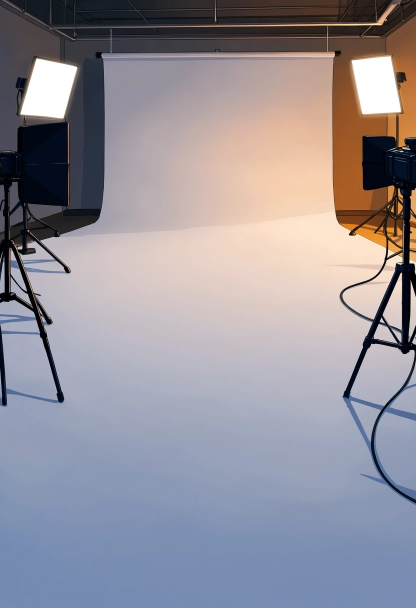
#> input picture projects/hoshino-akari/play/assets/bg/bg_photo_studio_hidden.webp, 832 x 1216 px (shown at 1/2 size)
$ python -i batch_cutout.py   (imports and definitions only)
#> lines starting #> are read from the running program, lines starting #| are printed output that depends on the picture; after the words box and inside, x2 and y2 are one past the last pixel; in counts of white or black regions, pixels touching at a corner belong together
#!/usr/bin/env python3
# -*- coding: utf-8 -*-
"""
batch_cutout.py — 批次白底去背 + QC + 頭髮 alpha review（本機工具，非破壞）

把已驗證的單張流程整理成可批次、可 review、可重跑的 CLI：
  pass1  邊界連通白底移除
  pass2  內部負空間白洞移除（保留圍巾/口罩/連帽衣/鞋/rim light）
  hair   頭髮 alpha review（只標記紅/黃/青，不自動改 alpha）

設計原則（本輪明確邊界）：
  - 不重畫、不用 AI、不改 RGB 角色本體、canvas 尺寸不變、feather 維持已驗證版本
  - 不更新 manifest、不接遊戲、不放回 approved、不覆蓋原圖或既有成果
  - 全部輸出到 gitignored 的 generated 區

用法：
  python batch_cutout.py --input <dir> --output <dir>           # 主：掃描資料夾
  python batch_cutout.py --files a.png,b.png --output <dir>     # 選用：明確檔案清單
  python batch_cutout.py --filelist list.txt --output <dir>    # 選用：清單檔（每行一路徑）
  python batch_cutout.py --input <dir> --glob "*v002*.png" --output <dir>
  可選：--batch-name NAME  --overwrite  --no-hair  --quiet

門檻值集中於下方 CONFIG，日後要調只改這裡。
"""

import argparse
import csv
import glob as globmod
import json
import os
import sys

import numpy as np
from PIL import Image
from scipy import ndimage

# ============================== CONFIG（已驗證門檻，集中於此） ==============================
CFG = {
    # --- pass1：white 偵測 ---
    "white_min": 244,          # near-white：min channel >= 此值
    "white_sat": 14,           # near-white：max-min <= 此值（低飽和）

    # --- pass2：內部負空間白洞（只刪確定是背景的封閉洞，保護髮絲/rim/圍巾/鞋） ---
    "p2_min_area": 250,        # 元件最小面積
    "p2_flat_std": 1.5,        # 灰階 std 必須 < 此值（背景極平）
    "p2_min_bright": 248,      # 平均亮度 >= 此值
    "p2_color_dist": 6.0,      # 與背景白色距離 < 此值
    "p2_min_med_dist": 30,     # 到外背景的 median 距離 >= 此值（深藏=真洞；rim light 很淺被排除）

    # --- feather（輕羽化，已驗證版本） ---
    "feather_sigma": 0.8,
    "feather_resolidify_above": 250,

    # --- 合成背景色 ---
    "bg_dark": (25, 28, 34),
    "bg_mid": (128, 128, 128),
    "checker_a": (200, 200, 200),
    "checker_b": (120, 120, 120),
    "checker_size": 24,

    # --- hair review：候選偵測 ---
    "hair_dark_lt": 95,        # 暗髮/帽偵測：gray < 此值
    "hair_roi_dilate": 20,     # 頭髮 ROI 外擴
    "hair_near_dilate": 8,     # 候選需在暗髮附近此 px 內
    "hair_bg_edge_dilate": 2,  # 或在去背邊界此 px 內（髮尾 halo）
    "hair_bright": 228,        # 候選亮度 >= 此值
    "hair_sat": 26,            # 候選 max-min <= 此值
    "hair_min_area": 3,

    # --- hair review：紅/黃/青分類（已驗證規則） ---
    "hair_cyan_elong": 3.0,    # 細長 → rim/髮絲高光（青，保留）
    "hair_cyan_warm": 0.5,     # 暖色比例 >= → rim light（青）
    "hair_cyan_deep_dist": 30, # 深藏髮內 dist > → 髮絲高光（青）
    "hair_yellow_edge_dist": 2,# dmin <= → 髮緣 halo（黃，人判）
    "hair_red_elong_lt": 2.0,  # 紅：緊湊
    "hair_red_dmed_lo": 4,     # 紅：4 <= dmed <= 30
    "hair_red_dmed_hi": 30,
    "hair_red_std_lt": 7,      # 紅：std < 此值

    # --- recommended_status 分級 ---
    "status_autopass_red_max": 0,
    "status_autopass_yellow_max": 2,
    "status_fast_red_max": 3,
    "status_fast_total_max": 8,

    # --- 期望尺寸（用於 size 異常 warning；不符仍跑） ---
    "expected_dims": {"full": (832, 1216), "bust": (910, 904)},
}

# 標記色
RED = np.array([235, 30, 40], np.uint8)
YEL = np.array([245, 220, 30], np.uint8)
CYN = np.array([0, 210, 235], np.uint8)

# 整批報表保留檔名（per-image json 不可與這些撞名，否則會被整批報表覆蓋）
RESERVED_REPORT_STEMS = {"summary"}


# ============================== 檔名解析 ==============================
# [22 lines left out: function parse_meta, not called in this run]


# ============================== 核心影像處理 ==============================
def near_white(rgb):
    mx = rgb.max(2).astype(np.int16)
    mn = rgb.min(2).astype(np.int16)
    return (mn >= CFG["white_min"]) & ((mx - mn) <= CFG["white_sat"])


def compute_alpha(rgb):
    """pass1 + pass2 + feather。回傳 alpha(uint8) 與統計 dict。"""
    h, w = rgb.shape[:2]
    white = near_white(rgb)

    # pass1：邊界連通白底
    lbl, _ = ndimage.label(white)
    border_ids = set(np.unique(np.concatenate([lbl[0, :], lbl[-1, :], lbl[:, 0], lbl[:, -1]])))
    border_ids.discard(0)
    bg1 = np.isin(lbl, list(border_ids))
    bg_color = rgb[bg1].mean(0) if bg1.any() else np.array([252.0, 252.0, 252.0])

    # pass2：內部負空間白洞
    dist = ndimage.distance_transform_edt(~bg1)
    interior = white & (~bg1)
    ilbl, ni = ndimage.label(interior)
    gray = rgb.mean(2)
    bg2 = np.zeros_like(bg1)
    removed = []
    for i in range(1, ni + 1):
        m = ilbl == i
        sz = int(m.sum())
        if sz < CFG["p2_min_area"]:
            continue
        st = float(gray[m].std())
        br = float(gray[m].mean())
        if st >= CFG["p2_flat_std"] or br < CFG["p2_min_bright"]:
            continue
        cdist = float(((rgb[m].mean(0) - bg_color) ** 2).sum() ** 0.5)
        if cdist > CFG["p2_color_dist"]:
            continue
        med = float(np.median(dist[m]))
        if med < CFG["p2_min_med_dist"]:
            continue
        bg2[m] = True
        removed.append({"size": sz, "std": round(st, 2), "median_dist": round(med, 1)})

    bg = bg1 | bg2
    alpha = np.where(bg, 0, 255).astype(np.uint8)
    # feather（已驗證）
    af = ndimage.gaussian_filter(alpha.astype(np.float32), CFG["feather_sigma"])
    alpha = np.minimum(alpha, af.round().astype(np.uint8))
    alpha = np.where((~bg) & (af > CFG["feather_resolidify_above"]), 255, alpha).astype(np.uint8)

    stats = {
        "pass1_removed_ratio": round(float(bg1.mean()), 4),
        "pass2_removed_components": len(removed),
        "pass2_removed_pixels": int(bg2.sum()),
        "pass2_detail": removed,
    }
    return alpha, bg1, bg2, white, stats


# ============================== QC 合成 ==============================
def _over(rgb, alpha, bg):
    a = (alpha / 255.0)[..., None]
    return (rgb.astype(np.float32) * a + np.array(bg, np.float32) * (1 - a)).round().astype(np.uint8)


# [21 lines left out: functions _checker, make_qc, not called in this run]


# ============================== hair review ==============================
def _skin(rgb):
    r, g, b = [rgb[..., i].astype(int) for i in range(3)]
    return (r > 150) & (r >= g) & (g >= b) & ((r - b) > 12) & ((r - b) < 90)


def _warm(rgb):
    return (rgb[..., 0].astype(int) - rgb[..., 2].astype(int)) >= 8


# [299 lines left out: functions hair_review, classify, save_png, save_json, process_one, collect_inputs and 1 more, not called in this run]


# [2 lines not run here, left out]

>>> import cv2
>>> picture = cv2.imread('../../projects/hoshino-akari/play/assets/bg/bg_photo_studio_hidden.webp')
#> picture is the input picture: shape (1216, 832, 3); mean B, G, R 153.5, 144.8, 148.6
>>> result = compute_alpha(picture)
#> in near_white, `mx = rgb.max(2).astype(np.int16)`:
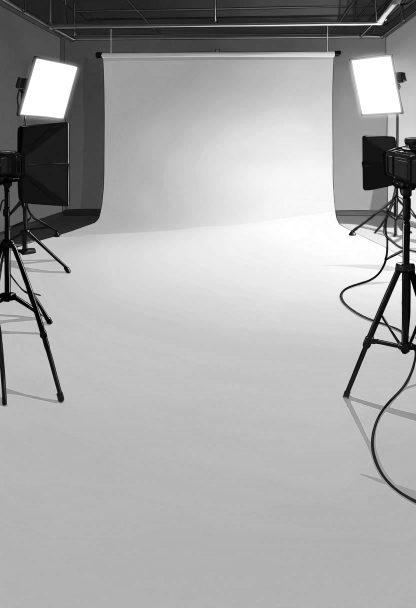
#> mx: shape (1216, 832) int16 (shown at 1/2 size); min 0, max 255, mean 167.5
#> in near_white, `mn = rgb.min(2).astype(np.int16)`:
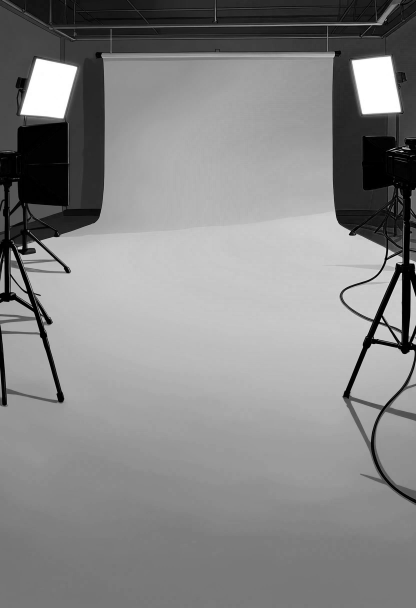
#> mn: shape (1216, 832) int16 (shown at 1/2 size); min 0, max 255, mean 133.9
#> in near_white, `return (mn >= CFG["white_min"]) & ((mx - mn) <= CFG["white_sat"])`:
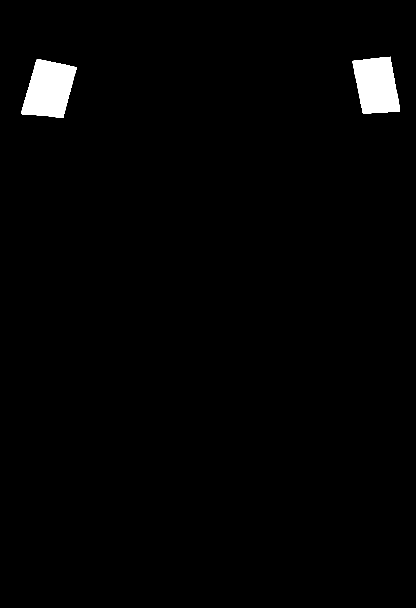
#> returned value: shape (1216, 832) bool (shown at 1/2 size); 1.7% white; 2 white regions, box (x1, y1, x2, y2) and area: (42, 118, 153, 236) 9116, (705, 113, 800, 227) 8306
#> in compute_alpha, `lbl, _ = ndimage.label(white)`: lbl: shape (1216, 832) int32; 3 distinct labels, from 0 to 2
#> in compute_alpha, `border_ids = set(np.unique(np.concatenate([lbl[0, :], lbl[-1, :], lbl[..`: border_ids = 1 item
#> in compute_alpha, `bg1 = np.isin(lbl, list(border_ids))`: bg1: shape (1216, 832) bool; every value is 0
#> in compute_alpha, `bg_color = rgb[bg1].mean(0) if bg1.any() else np.array([252.0, 252.0, ..`: bg_color = [252, 252, 252]
#> in compute_alpha, `dist = ndimage.distance_transform_edt(~bg1)`:
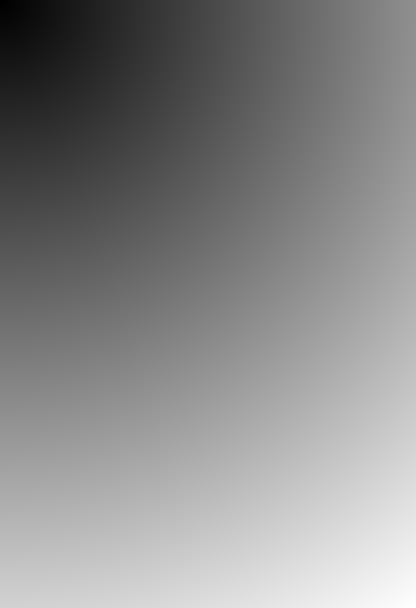
#> dist: shape (1216, 832) float64 (shown at 1/2 size); min 1, max 1472.8, mean 792; drawn with min black and max white
#> in compute_alpha, `ilbl, ni = ndimage.label(interior)`: ni = 2
#> in compute_alpha, `gray = rgb.mean(2)`:
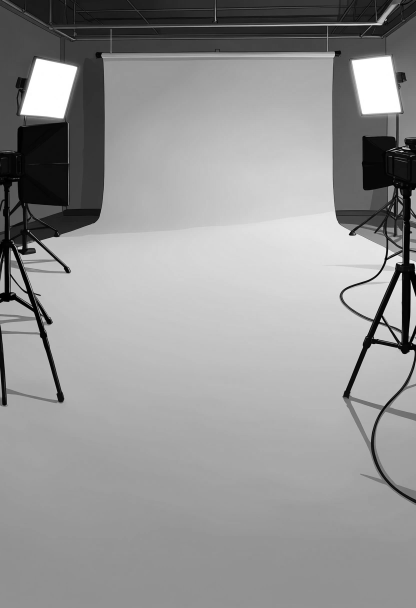
#> gray: shape (1216, 832) float64 (shown at 1/2 size); min 0, max 255, mean 149
#> the loop in compute_alpha, `for i in range(1, ni + 1):` made 2 passes
#> (sz, st, br, cdist, med) on passes 1 to 2: (8306, 0.658, 254.8, 4.83, 772.7), (9116, 0.671, 254.8, 4.77, 207.5)
#> pass 1, in compute_alpha, `m = ilbl == i`:
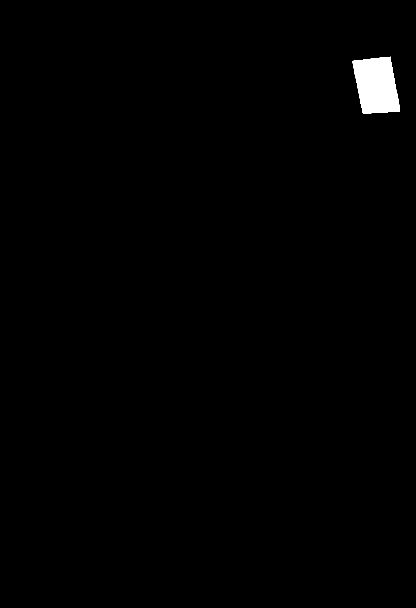
#> m: shape (1216, 832) bool (shown at 1/2 size); 0.82% white; 1 white region, box (x1, y1, x2, y2) and area: (705, 113, 800, 227) 8306
#> after the loop in compute_alpha, `for i in range(1, ni + 1):`: removed = 2 items
#> in compute_alpha, `af = ndimage.gaussian_filter(alpha.astype(np.float32), CFG["feather_si..`:
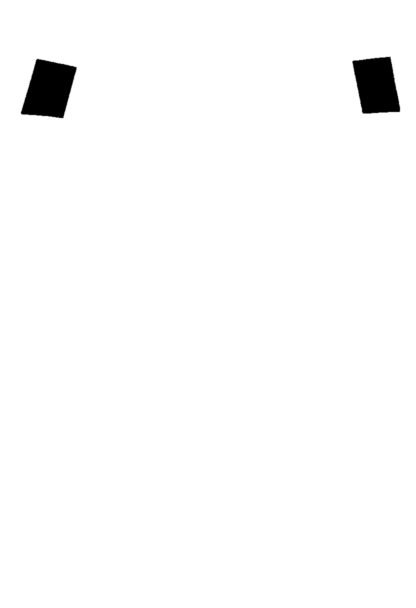
#> af: shape (1216, 832) float32 (shown at 1/2 size); min 0, max 255, mean 250.6
#> result = 5 items

$ run again, on projects/hoshino-akari/play/assets/bg/bg_arcade_rain_night.webp
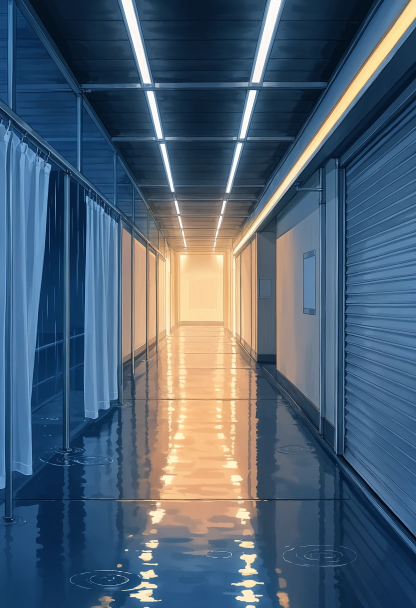
#> input picture projects/hoshino-akari/play/assets/bg/bg_arcade_rain_night.webp, 832 x 1216 px (shown at 1/2 size)
#> picture is the input picture: shape (1216, 832, 3); mean B, G, R 115.6, 97.5, 78.5
#> in near_white, `return (mn >= CFG["white_min"]) & ((mx - mn) <= CFG["white_sat"])`:
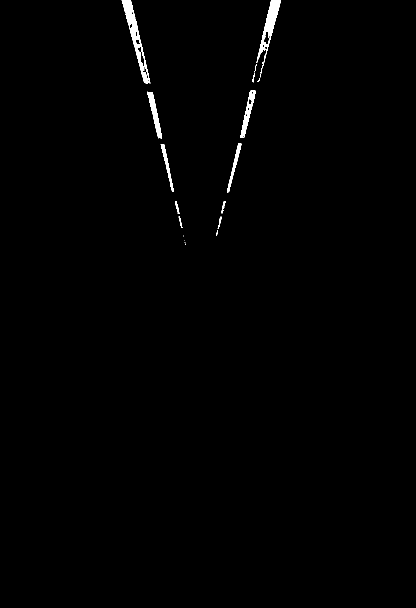
#> returned value: shape (1216, 832) bool (shown at 1/2 size); 0.72% white; 20 white regions (7 under 20 px), largest, box (x1, y1, x2, y2) and area: (243, 0, 301, 167) 2213, (513, 0, 562, 147) 1833, (294, 183, 324, 277) 903
#> lbl: shape (1216, 832) int32; 26 distinct labels, from 0 to 25
#> border_ids = 3 items
#> bg1: shape (1216, 832) bool; 0.39% white; 2 white regions, box (x1, y1, x2, y2) and area: (243, 0, 301, 167) 2213, (513, 0, 562, 126) 1758
#> bg_color = [247.3, 248.9, 250.2]
#> interior: shape (1216, 832) bool; 0.33% white; 19 white regions (7 under 20 px), largest, box (x1, y1, x2, y2) and area: (294, 183, 324, 277) 903, (480, 181, 512, 276) 874, (454, 287, 483, 385) 570
#> ilbl: shape (1216, 832) int32; 24 distinct labels, from 0 to 23
#> ni = 23
#> the loop in compute_alpha, `for i in range(1, ni + 1):` made 23 passes
#> sz on passes 1 to 8: 75, 17, 3, 44, 7, 3, 4, 9
#> after the loop in compute_alpha, `for i in range(1, ni + 1):`: removed = []
#> in compute_alpha, `af = ndimage.gaussian_filter(alpha.astype(np.float32), CFG["feather_si..`:
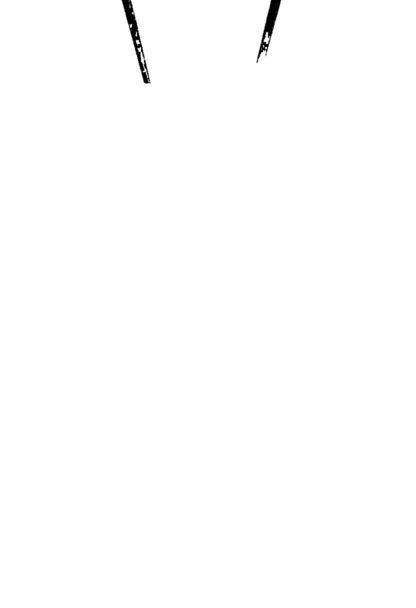
#> af: shape (1216, 832) float32 (shown at 1/2 size); min 0, max 255, mean 254
#> stats = {'pass1_removed_ratio': 0.0039, 'pass2_removed_components': 0, 'pass2_removed_pixels': 0, 'pass2_detail': []}
#> result = 5 items
